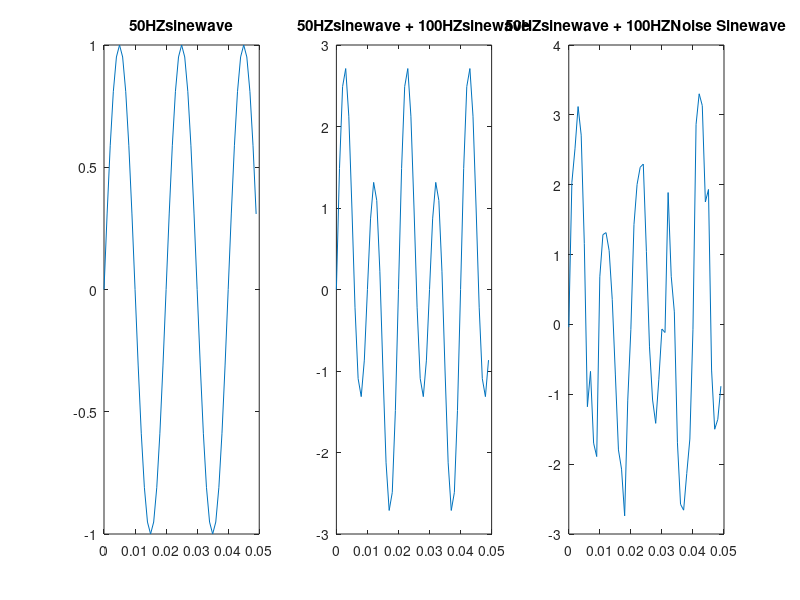

Write the MATLAB code that produced this figure.
close all
clear
%% paragram set
t = 0 : 0.001 : 1;
y1 = sin(2 * pi * 50 *t);
y2 = sin(2 * pi * 50 *t) + 2 * sin(2 * pi * 100 * t);
y3 = y2 + 0.5 * randn(size(t));

%% plot
subplot(131),plot(t(1:50),y1(1:50)),title('50HZsinewave')
subplot(132),plot(t(1:50),y2(1:50)),title('50HZsinewave + 100HZsinewave')
subplot(133),plot(t(1:50),y3(1:50)),title('50HZsinewave + 100HZNoise Sinewave')
